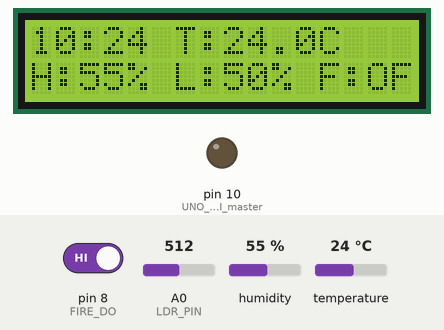
Recording of a sketch running on a simulated Arduino Uno, built with avr-gcc and run on an emulated ATmega328P. On the bench: 16×2 character LCD, output pins drawn as LEDs (lit = HIGH). Inputs (shaded band) come from the test bench; at power-on: pin 8 (FIRE_DO) HIGH, humidity 55 %, A0 (LDR_PIN) = 512, temperature 24 °C. The local clock reads 2024-03-15 10:24:30 at power-on unless the sketch sets it; storage starts empty; what the sketch prints to the serial monitor is not drawn.

Above: at 1.6 s.
1.7 s: pin 8 (FIRE_DO) driven LOW
At 3.0 s:
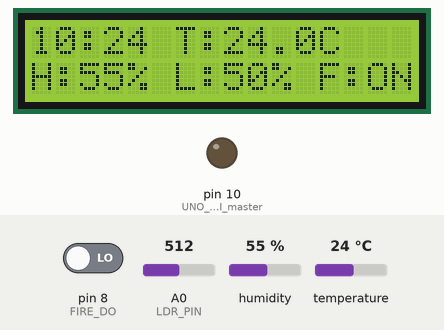
3.5 s: humidity set to 22 %
At 5.2 s:
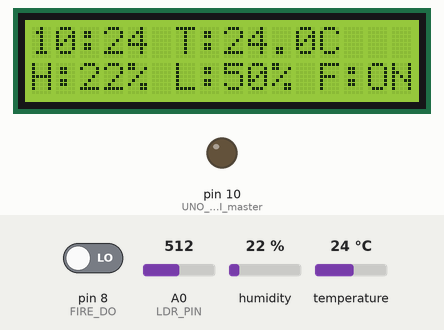
5.5 s: A0 (LDR_PIN) set to 716
At 7.2 s:
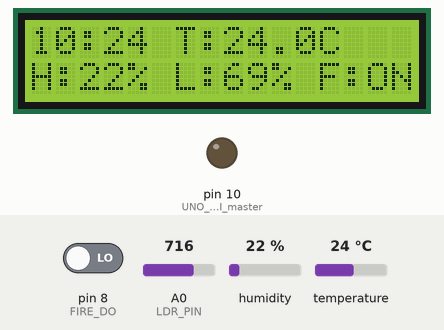
7.5 s: temperature set to 12 °C
At 11.2 s:
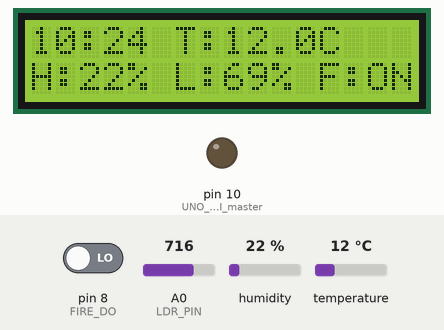
11.5 s: A0 (LDR_PIN) set to 900
At 13.0 s:
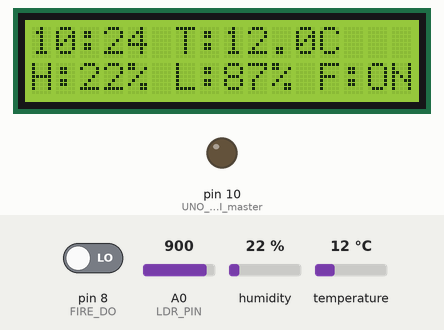
13.5 s: pin 8 (FIRE_DO) driven HIGH
At 14.6 s:
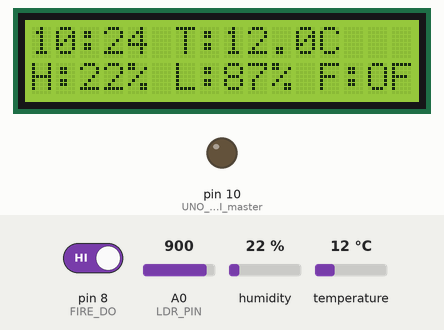
Timing chart, 0 to 16.5 s (numbered marks = the images above; inputs shaded):
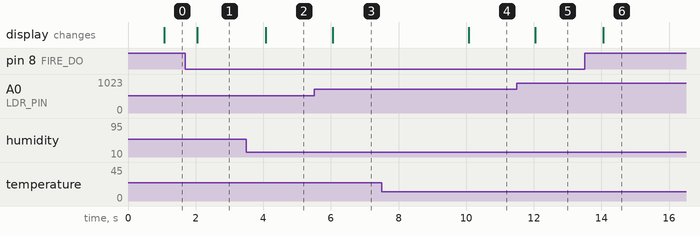

The sketch:

proyecto_final_terminado.ino
```cpp
#include <SoftwareSerial.h>
#include <ThreeWire.h>
#include <RtcDS1302.h>
#include <Wire.h>
#include <LiquidCrystal_I2C.h>
#include <DHT.h>
#include <SD.h>

// ---------- LCD ----------
LiquidCrystal_I2C lcd(0x27, 16, 2); // Cambia 0x27 si tu módulo usa otra dirección

// ---------- DS1302 ----------
const int IO   = 5;  // DAT
const int SCLK = 6;  // CLK
const int CE   = 4;  // RST
ThreeWire myWire(IO, SCLK, CE);
RtcDS1302<ThreeWire> Rtc(myWire);

// ---------- DHT11 ----------
#define DHTPIN 7
#define DHTTYPE DHT11
DHT dht(DHTPIN, DHTTYPE);

// ---------- LDR ----------
#define LDR_PIN A0

// ---------- Sensor de fuego ----------
#define FIRE_AO A1     //
#define FIRE_DO 8      // salida digital del módulo (LOW = fuego)

// ---------- MicroSD ----------
#define SD_CS 10
// estado SD y reintentos ---
bool sd_ok = false;
unsigned long lastSdRetry = 0;
const unsigned long sdRetryEvery = 2000; // reintento cada 2 s

// ---------- Variables ----------
int luzPct = 0;
int fireDigital = 0;

unsigned long previousMillis = 0;
const unsigned long interval = 1000; // 1 segundo

void setup() {
  Serial.begin(9600);     // Monitor serie (USB)

  lcd.init();
  lcd.backlight();
  dht.begin();

  // ---- RTC ----
  Rtc.Begin();
  Rtc.SetIsWriteProtected(false);  // por si estaba protegido
  RtcDateTime nowRTC = Rtc.GetDateTime();
  if (nowRTC.Year() < 2024 || nowRTC.Year() > 2099) {
    Rtc.SetDateTime(RtcDateTime(__DATE__, __TIME__));  // fuerza año correcto una vez
  }
  if (Rtc.GetIsWriteProtected()) {
    Rtc.SetIsWriteProtected(false);
  }
  if (!Rtc.IsDateTimeValid()) {
    Serial.println(F("RTC sin hora válida, seteando compilación"));
    RtcDateTime compiled(__DATE__, __TIME__);
    Rtc.SetDateTime(compiled);
  }

  // ---- Sensor fuego ----
  pinMode(FIRE_DO, INPUT);

  // ---- SD ----
  pinMode(10, OUTPUT); // UNO como SPI master (esencial)
  sd_ok = SD.begin(SD_CS);
  if (!sd_ok) {
   Serial.println("Error al inicializar la tarjeta SD");
  } else {
    Serial.println("SD inicializada correctamente");
  }
}  // <- cierre de setup (ESENCIAL)

void loop() {
  unsigned long currentMillis = millis();
  if (currentMillis - previousMillis < interval) return;
  previousMillis = currentMillis;

  // ---------- RTC ----------
  RtcDateTime now = Rtc.GetDateTime();
  if (!now.IsValid()) {
    Serial.println(F("RTC perdió la confianza en la hora!"));
  }

  // ---------- DHT ----------
  float temp = dht.readTemperature();
  float hum  = dht.readHumidity();
  if (isnan(temp) || isnan(hum)) {
    temp = 0; hum = 0;           // valores de seguridad
    Serial.println(F("Error DHT11"));
  }

  // ---------- LDR ----------
  int luzRaw = analogRead(LDR_PIN);
  luzPct = map(luzRaw, 0, 1023, 0, 100);

  // ---------- Fuego ----------
  fireDigital = digitalRead(FIRE_DO);                    // (ESENCIAL para el bloque SD)
  String fuego = (digitalRead(FIRE_DO) == LOW) ? "ON" : "OFF";

  // ---------- Fecha/Hora en char[] para SD (ESENCIAL) ----------
  char datestring[30];
  snprintf_P(datestring, sizeof(datestring), PSTR("%02u/%02u/%04u %02u:%02u:%02u"),
             now.Day(), now.Month(), now.Year(),
             now.Hour(), now.Minute(), now.Second());

  // ---------- Fecha/Hora en un solo String ----------
  String fechaHora = String(now.Day()) + "/" +
                     String(now.Month()) + "/" +
                     String(now.Year()) + " " +
                     String(now.Hour()) + ":" +
                     String(now.Minute()) + ":" +
                     String(now.Second());

  // ---------- Construir toda la línea ----------
  String datos =  String(temp, 1) + "C | " +
                  String(hum, 0) + "% | " +
                  String(luzPct) + "% | " +
                  fuego + " | " +
                  fechaHora + " | ";

  // ---------- Depuración por USB ----------
  Serial.println(datos);

// ---------- Guardar en SD ----------
if (sd_ok) {
  File dataFile = SD.open("datalog.csv", FILE_WRITE);  // crea/abre en modo append
  if (dataFile) {
    // Si el archivo recién se crea, escribimos encabezado
    if (dataFile.size() == 0) {
      dataFile.println("FechaHora,Temperatura,Humedad,Luz,Fuego");
    }

    // Escribimos los datos separados por comas
    dataFile.print(datestring); dataFile.print(",");
    dataFile.print(temp, 1);    dataFile.print(",");
    dataFile.print(hum, 0);     dataFile.print(",");
    dataFile.print(luzPct);     dataFile.print(",");
    if (fireDigital == LOW) dataFile.println("ON");
    else dataFile.println("OFF");

    dataFile.close();
  } else {
    Serial.println("Error al abrir datalog.csv");
    sd_ok = false;
    lastSdRetry = millis();
  }
} else {
  // Reintento no bloqueante cada 2 s si la SD no está
  if (millis() - lastSdRetry >= sdRetryEvery) {
    Serial.println("Reintentando SD.begin()...");
    sd_ok = SD.begin(SD_CS);
    lastSdRetry = millis();
    if (sd_ok) Serial.println("SD detectada nuevamente");
  }
}


  // ---------- LCD ----------
  lcd.clear();
  lcd.setCursor(0, 0);
  if (now.Hour() < 10) lcd.print('0');
  lcd.print(now.Hour()); lcd.print(':');
  if (now.Minute() < 10) lcd.print('0');
  lcd.print(now.Minute());
  lcd.print(" T:");
  lcd.print(temp, 1); lcd.print("C");

  lcd.setCursor(0, 1);
  lcd.print("H:"); lcd.print(hum, 0); lcd.print("% ");
  lcd.print("L:"); lcd.print(luzPct); lcd.print("% ");
  lcd.print("F:"); lcd.print(fuego);
}
```

Measured:
- after the input at 1.7 s, the display: changes after 0.35 s (image 1)
- after the input at 3.5 s, the display: changes after 0.57 s (image 2)
- after the input at 5.5 s, the display: changes after 0.55 s (image 3)
- after the input at 7.5 s, the display: changes after 2.6 s (image 4)
- after the input at 11.5 s, the display: changes after 0.55 s (image 5)
- after the input at 13.5 s, the display: changes after 0.55 s (image 6)
